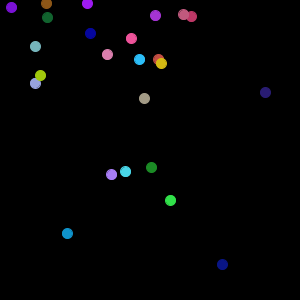
Frame 1 (no input)
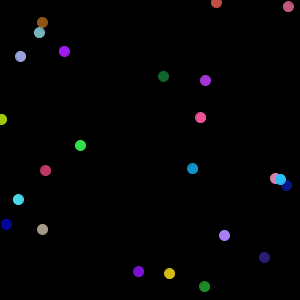
Frame 60 (the mouse pressed at the canvas centre just before this capture)
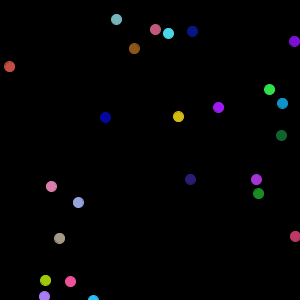
Frame 120 (the mouse held since frame 60 and released just before this capture)

The Processing sketch that drew these frames (run headless with seeded random() and noise(); from frame 60 on, the mouse is pressed at the canvas centre):

// Processing sketch: Chain_Reaction
// ── Chain_Reaction.pde
Ball[] balls;

boolean reactionStarted;

void setup() {
  size(300, 300);
  reactionStarted = false;
  balls = new Ball[25];
  for (int i=0; i < balls.length; i++ )
    balls[i] = new Ball();
  balls[0].state = Ball.DEAD;
}


void draw() {
  background(0);
  for (int i=0; i < balls.length; i++ ) {
    if( balls[i].state == 1 || balls[i].state == 2 ) {
      for( int j = 0; j < balls.length; j++ ) {
         if( balls[j].state == 0 && balls[i].isTouching(balls[j]) ) {
           balls[j].state = 1; 
         }
      }
    }
  }
  boolean mving = false;
  boolean growing = false;
  for (int i=0; i < balls.length; i++ ) {
    balls[i].draw();
    balls[i].process();
    if( balls[i].state == 0 ) { mving = true; }
    if( balls[i].state == 1 || balls[i].state == 2 ) { growing = true; }
  }
  if( mving && !growing ) { reactionStarted = false; }
}


void mouseClicked() {
  if ( !reactionStarted ) {
    balls[0].x = mouseX;
    balls[0].y = mouseY;
    balls[0].rad = 0.1;
    balls[0].state = Ball.GROWING;
    reactionStarted = true;
    }
}
// ── Ball.pde
class Ball {
  
  final static int MOVING = 0;
  final static int GROWING = 1;
  final static int SHRINKING = 2;
  final static int DEAD = 3;
  
  final static int maxRad = 50; //maximum radius size. shrinks after reaching maxRad
      
  //other constants necessary?
  
  float x; //x coor
  float y; // y coor
  float rad; //radius size
  color c; //color
  float dx; //vel, x
  float dy; //vel, y
  int state; //current state, 0-3
  //int maxRad; //maximum radius size. shrinks after reaching maxRad

  Ball(){
    float r = random(256);
    float g = random(256);
    float b = random(256);
    c = color( r, g, b );
    rad = 10;
    x = random( (width - r) + r/2 );
    y = random( (height - r) + r/2 );
    dx = random(10) - 5;
    dy = random(10) - 5;
    state = MOVING;
  }
  
  void move() {
    x = x + dx;
    y = y + dy;
    bounce();
  }
 
 boolean isTouching( Ball other ) {
   if( sqrt( (this.x - other.x) * (this.x - other.x) + (this.y - other.y) * (this.y - other.y) ) <= (this.rad + other.rad) / 2 ) {
     return true;
   }
   return false;
 }
 
 
 void draw() {
   if ( state != 3 ) {
     smooth();
     fill(c);
     stroke(c);
     ellipse(x,y,rad,rad);
   }
 }
 
 void process() {
   if( this.rad <= 0) {
     state = 3;
   }
   if( this.state == 2 || this.state ==1 ) {
     dx = 0;
     dy = 0;
     changeSize();
   }
   if( this.rad >= maxRad ) {
     state = SHRINKING;
   }
   if( state == 0) {
     move();
   }
 }
 
 void changeSize() {
   if( state == 1 ) {
     rad += .25;
   }
   else {
     rad -= .25;
   }
 }
 
 void bounce() {
   if( x < 0 ) {
     dx = abs(dx); 
   }
   if( x >= height) {
     dx = -1 * abs(dx);
   }
   if( y < 0 ) {
     dy = abs(dy);
   }
   if( y >= width) {
     dy = abs(dy) * -1;
   }
 }
  
}//end class Ball
